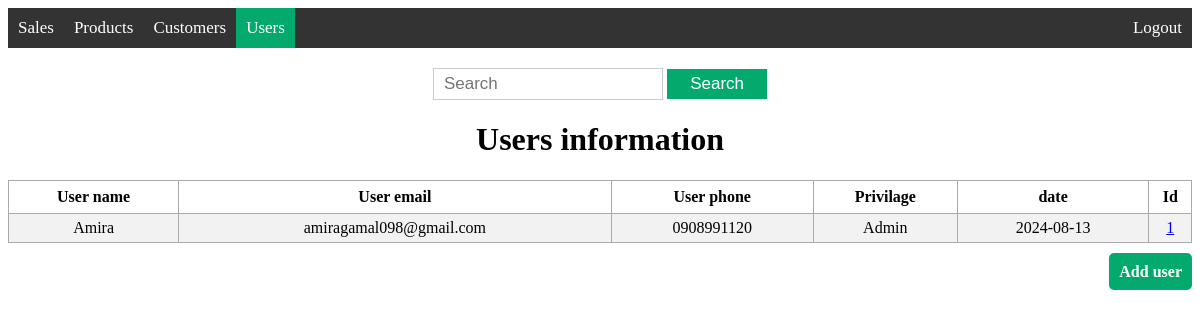
Page /view_user on the committed database.
### models/user.py (models this page shows)
class User(db.Model, UserMixin):
    id = db.Column(db.Integer, primary_key=True)
    user_name = db.Column(db.String(200), nullable=False)
    user_email = db.Column(db.String(200), nullable=False)
    user_phone = db.Column(db.String(15))
    password = db.Column(db.String(128), nullable=False)
    type = db.Column(db.String(50), nullable=False)
    date = db.Column(db.DateTime, default=datetime.now(pytz.UTC))

### app.py (the view)
@app.route('/view_user', methods=['GET'])
def view_user():
    users = User.query.order_by(User.user_name).all()
    return render_template('view_user.html', users=users)

### templates/view_user.html (shortened to what this page needs)
{% extends 'base.html' %}
{% block body %}
<div class="content">
    {% block navbar %}
    <div class='topnav'>
        <a href='/view_sale'>Sales</a>
        <a href='/view_product'>Products</a>
        <a href='/view_customer'>Customers</a>
        <a class='active' href='/view_user'>Users</a>
        <a class='logout' href='/logout'>Logout</a>
    </div>
    {% endblock %}
    <div class='search'>
        <form action="{{ url_for('search_user', search='') }}" method="get">
            <input type='text' placeholder='Search' name='search' id='search'>
            <input type='submit' value="Search">
        </form>
    </div>
    <div class="view">
        <h1 style="text-align: center;">Users information</h1>
        {% if users|length < 1 %}
        <h4  style="text-align: center;"> There are no users, create one below!</h4>
        {% else %}
        <table>
            <tr>
                <th>User name</th>
                <th>User email</th>
                <th>User phone</th>
                <th>Privilage</th>
                <th>date</th>
                <th>Id</th>
            </tr>
            {% for user in users %}
                <tr>
                    <td>{{ user.user_name }}</td>
                    <td>{{ user.user_email }}</td>
                    <td>{{ user.user_phone }}</td>
                    <td>{{ user.type }}</td>
                    <td>{{ user.date.date() }}</td>
                    <td><a href="/info_user/{{ user.id }}">{{ user.id }}</a></td>
                </tr>
            {% endfor %}
        </table>
        {% endif %}
    </div>
    <div class="add">
        <a href="/add_user">Add user</a>
    </div>
</div>
{% endblock %}

### static/main.css (style rules this page uses)
.view table, td, th { border: 1px solid #aaa; }
.view table { border-collapse: collapse; width: 100%; }
.view th { height: 30px; }
.view td { text-align: center; padding: 5px; }
.view tr:nth-child(even) { background-color: #f2f2f2; }
.view tr:nth-child(odd) { background-color: #ffffff; }
.topnav { width: 100%; background-color: #333; padding: 0px; display: flex; justify-content: space-between; align-items: center; }
.topnav a { color: #fff; text-decoration: none; padding: 10px; font-size: 17px; }
.topnav a.logout { margin-left: auto; }
.topnav a.active { background-color: #04AA6D; color: white; }
.search { text-align: center; padding-top: 20px; }
.search form { display: inline-block; margin: 0 auto; }
.search input[type="text"] { width: 60%; height: 10px; padding: 10px; font-size: 17px; border: 1px solid #ccc; }
.search input[type="submit"] { width: 100px; height: 30px; padding: 4px 8px;; font-size: 17px; background-color: #04AA6D; color: #fff; border: none; cursor: pointer; }
.add { text-align: right; padding-top: 20px; }
.add a { font-size: 16px; font-weight: bold; color: #fff; text-decoration: none; padding: 10px 10px; background-color: #04AA6D; border-radius: 5px; transition: background-color 0.3s ease; }
.table_box th, td { padding: 10px; text-align: left; }

### rows in the picture
User: user_name "Amira", user_email "amiragamal098@gmail.com", user_phone "0908991120", type "Admin", date "2024-08-13", id "1"
